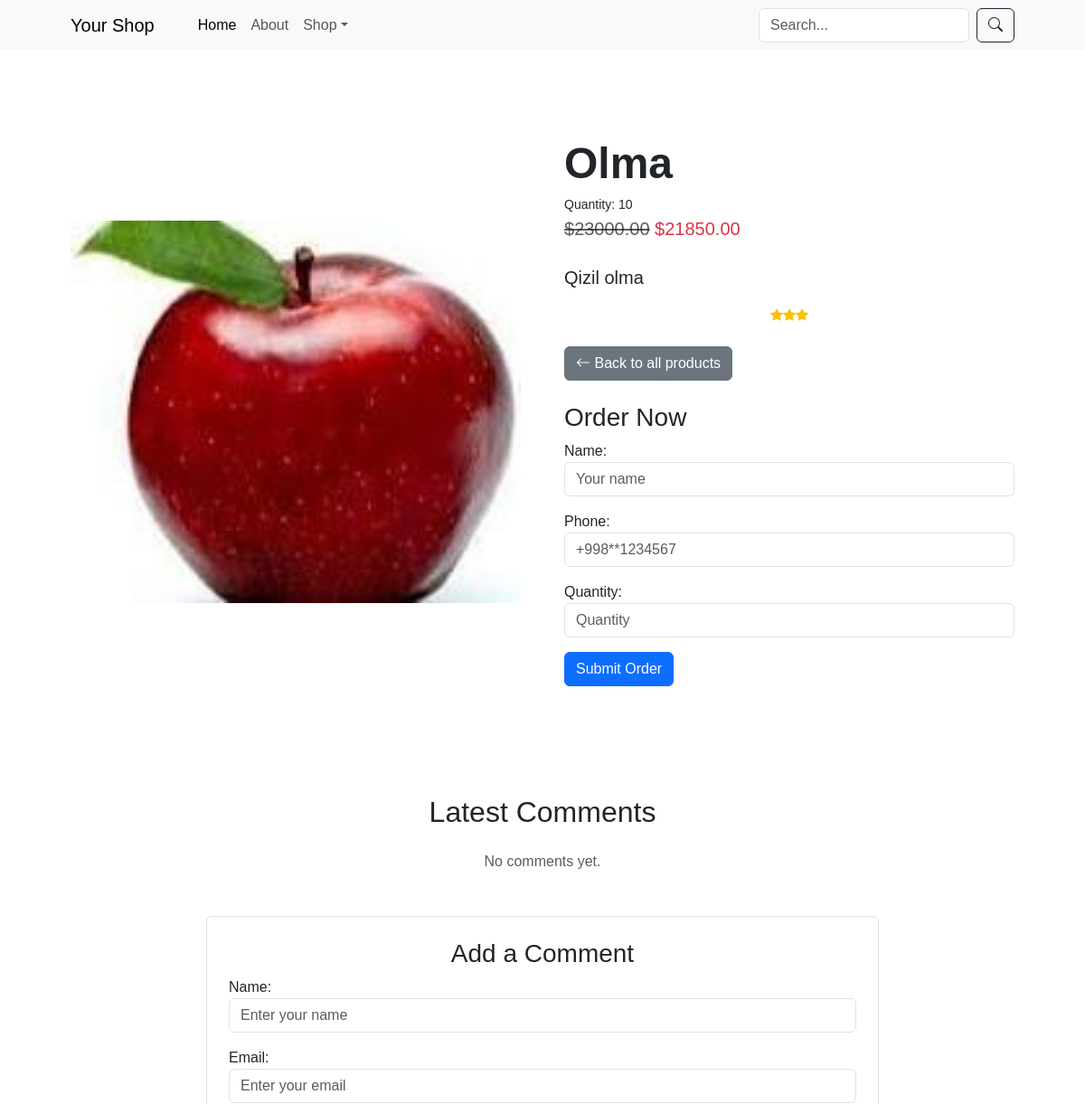
The app's page /shop/product_detail/7/ (upper part), older data.
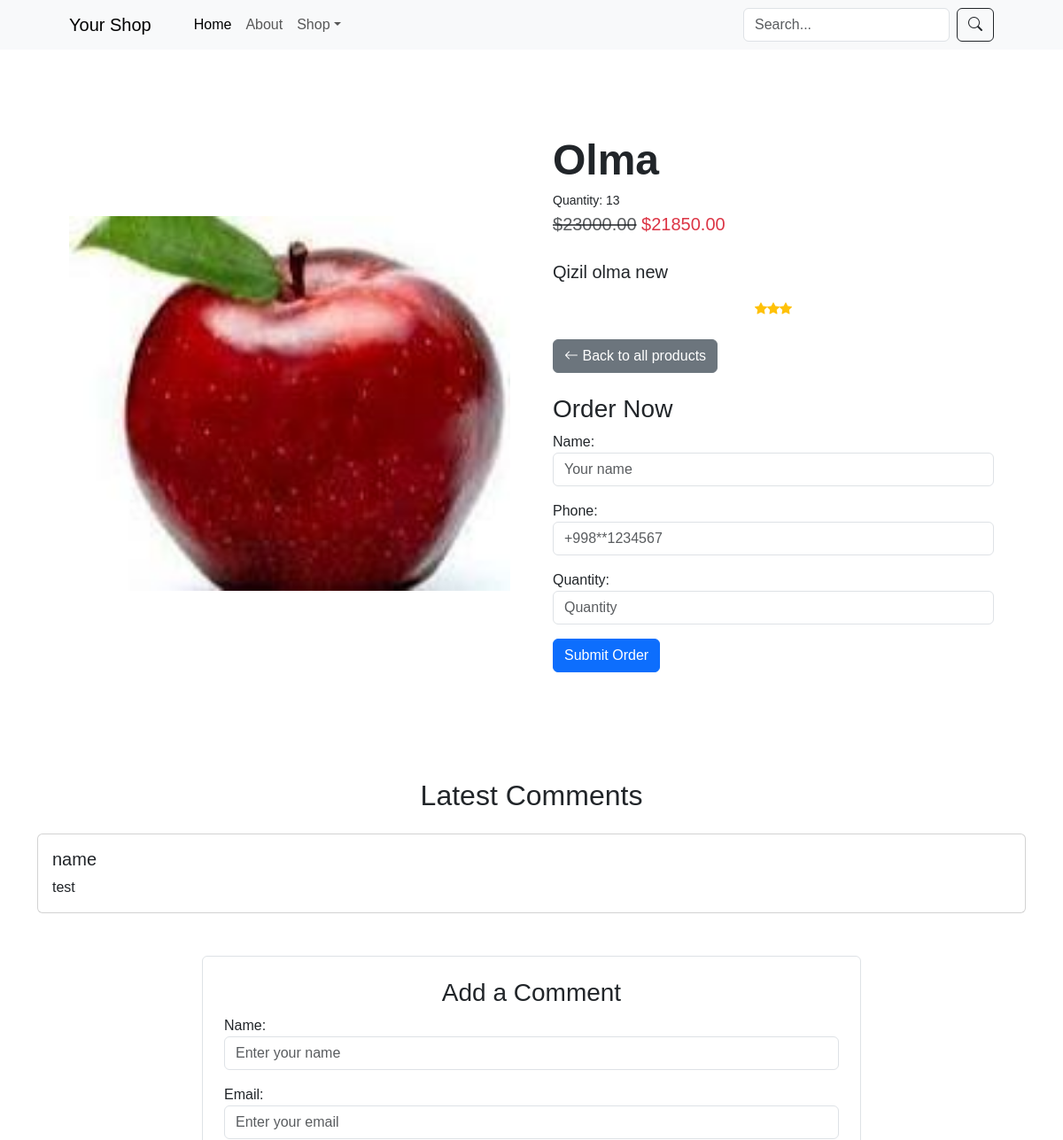
The same page, newer data.
### shop/models.py (models this page shows, shortened)
class BaseModel(models.Model):
    created_at = models.DateTimeField(auto_now_add=True)
    updated_at = models.DateTimeField(auto_now=True)
    class Meta:
        abstract = True

class Product(BaseModel):
    class RatingChoice(models.IntegerChoices):
        ONE = 1
        TWO = 2
        THREE = 3
        FOUR = 4
        FIVE = 5
    name = models.CharField(max_length=255, unique=True)
    description = models.TextField(null=True, blank=True)
    price = models.DecimalField(max_digits=14, decimal_places=2)
    image = models.ImageField(upload_to='images/')
    discount = models.PositiveIntegerField(default=0)
    category = models.ForeignKey(Category, on_delete=models.CASCADE, related_name='products')
    rating = models.PositiveIntegerField(choices=RatingChoice.choices, default=RatingChoice.ONE.value)
    quantity = models.PositiveIntegerField(default=1)
    @property
    def discounted_price(self):
        if self.discount > 0:
            self.price = self.price * Decimal(1 - self.discount / 100)
        return Decimal(f'{self.price}').quantize(Decimal('0.00'))

class Comment(models.Model):
    name = models.CharField(max_length=255)
    email = models.EmailField(max_length=400)
    content = models.TextField(null=False, blank=False)
    product = models.ForeignKey(Product, on_delete=models.CASCADE, related_name='comments')
    created_at = models.DateTimeField(auto_now_add=True)

### shop/views.py (the view)
# urls.py: path('product_detail/<int:id>/', product_detail, name='product_detail'),
def product_detail(request, id):
    global comment_form
    query = request.GET.get('q', '')
    if query:
        products = Product.objects.filter(Q(name__icontains=query) | Q(description__icontains=query))
        categories = Category.objects.all().order_by('-updated_at')
        return render(request, 'shop/home.html', context={'products': products, 'categories': categories})
    product = Product.objects.filter(id=id).first()
    if not product:
        return redirect('index')
    comments = product.comments.all()
    if request.method == "POST" and 'comment_submit' in request.POST:
        form = CommentCreateForm(request.POST)
        if form.is_valid():
            comment = form.save(commit=False)
            comment.product = product
            comment.save()
            return redirect('product_detail', id=product.id)
    else:
        comment_form = CommentCreateForm()
    order_form = OrderCreateForm()
    related_products = Product.objects.filter(category=product.category).exclude(id=product.id).order_by('-created_at')[
                       :4]
    return render(request, 'shop/product_detail.html', {
        'product': product,
        'comments': comments,
        'comment_form': comment_form,
        'order_form': order_form,
        'related_products': related_products,
    })

### shop/forms.py
class CommentCreateForm(forms.ModelForm):
    class Meta:
        model = Comment
        fields = ['name', 'email', 'content']
        widgets = {
            'name': forms.TextInput(attrs={'class': 'form-control', 'placeholder': 'Enter your name'}),
            'email': forms.EmailInput(attrs={'class': 'form-control', 'placeholder': 'Enter your email'}),
            'content': forms.Textarea(attrs={'class': 'form-control', 'rows': 4, 'placeholder': 'Write your comment'}),
        }

class OrderCreateForm(forms.ModelForm):
    class Meta:
        model = Order
        fields = ['name', 'phone', 'quantity']
        widgets = {
            'name': forms.TextInput(attrs={'class': 'form-control', 'placeholder': 'Your name'}),
            'phone': forms.TextInput(attrs={'class': 'form-control', 'placeholder': '+998**1234567'}),
            'quantity': forms.NumberInput(attrs={'class': 'form-control', 'min': 1, 'placeholder': 'Quantity'}),
        }

### shop/templates/shop/product_detail.html (shortened to what this page needs)
{% load math_filters %}
{% load static %}
<!DOCTYPE html>
<html lang="en">
<head>
    <link href="https://cdn.jsdelivr.net/npm/bootstrap@5.3.0/dist/css/bootstrap.min.css" rel="stylesheet"/>
    <link href="{% static 'shop/css/styles.css' %}" rel="stylesheet"/>
    <link rel="stylesheet" href="https://cdn.jsdelivr.net/npm/bootstrap-icons@1.10.5/font/bootstrap-icons.css"/>
</head>
<body>
<nav class="navbar navbar-expand-lg navbar-light bg-light">
    <div class="container px-4 px-lg-5">
        <a class="navbar-brand" href="{% url 'index' %}">Your Shop</a>
        <div class="collapse navbar-collapse" id="navbarSupportedContent">
            <ul class="navbar-nav me-auto mb-2 mb-lg-0 ms-lg-4">
                <li class="nav-item"><a class="nav-link active" href="{% url 'index' %}">Home</a></li>
                <li class="nav-item"><a class="nav-link" href="{% url 'index' %}">About</a></li>
                <li class="nav-item dropdown">
                    <a class="nav-link dropdown-toggle" id="navbarDropdown" href="#" role="button"
                       data-bs-toggle="dropdown" aria-expanded="false">Shop</a>
                </li>
            </ul>
            <form class="d-flex" method="get" action="{% url 'product_detail' product.id %}">
                <input type="text" name="q" class="form-control me-2" placeholder="Search..." value="{{ request.GET.q }}">
                <button class="btn btn-outline-dark" type="submit">
                    <i class="bi-search"></i>
                </button>
            </form>
        </div>
    </div>
</nav>
<section class="py-5">
    <div class="container px-4 px-lg-5 my-5">
        <div class="row gx-4 gx-lg-5 align-items-center">
            <div class="col-md-6">
                <img class="card-img-top mb-5 mb-md-0" src="{{ product.image.url }}" alt="{{ product.name }}"/>
            </div>
            <div class="col-md-6">
                <h1 class="display-5 fw-bolder">{{ product.name }}</h1>
                <h3 class="small mb-1">Quantity: {{ product.quantity }}</h3>
                <div class="fs-5 mb-4">
                    {% if product.discount %}
                        <span class="text-muted text-decoration-line-through">${{ product.price }}</span>
                        <span class="text-danger">${{ product.discounted_price }}</span>
                    {% else %}
                        <span>${{ product.price }}</span>
                    {% endif %}
                </div>
                <p class="lead">{{ product.description }}</p>
                <div class="d-flex justify-content-center small text-warning mb-3">
                    {% for _ in "x"|ljust:product.rating %}
                        <div class="bi-star-fill"></div>
                    {% endfor %}
                </div>
                <div class="mt-4">
                    <a href="{% url 'index' %}" class="btn btn-secondary me-2">
                        <i class="bi bi-arrow-left"></i> Back to all products
                    </a>
                </div>
                <h3 class="mt-4">Order Now</h3>
                <form method="post" action="{% url 'create_order' product.id %}">
                    {{ order_form.as_p }}
                    <button type="submit" class="btn btn-primary">Submit Order</button>
                </form>
            </div>
        </div>
    </div>
</section>
<div class="container mt-4">
    <div class="text-center mb-4">
        <h2>Latest Comments</h2>
    </div>
    {% for comment in comments %}
        <div class="card p-3 mb-3">
            <h5 class="card-title">{{ comment.name }}</h5>
            <p class="card-text">{{ comment.content }}</p>
        </div>
    {% empty %}
        <p class="text-center text-muted">No comments yet.</p>
    {% endfor %}
    <div class="col-md-8 offset-md-2 mt-5">
        <div class="p-4 border rounded">
            <h3 class="text-center">Add a Comment</h3>
            <form method="POST">
                {{ comment_form.as_p }}
            </form>
        </div>
    </div>
</div>
</body>
</html>

Row changes from the older to the newer data that the page shows:
changed Product "Olma": quantity "10" → "13"; description "Qizil olma" → "Qizil olma new"
added Comment: name "name", content "test"
Text that changed along with them:
text no longer shown: "No comments yet."
